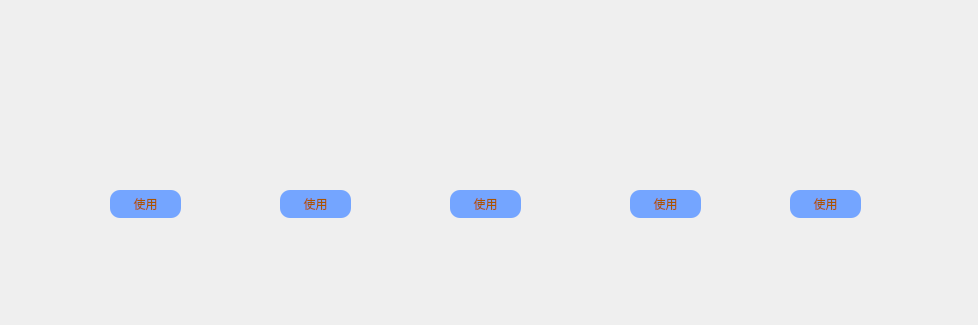
<?xml version="1.0" encoding="UTF-8"?>
<ui version="4.0">
 <class>food</class>
 <widget class="QWidget" name="food">
  <property name="geometry">
   <rect>
    <x>0</x>
    <y>0</y>
    <width>978</width>
    <height>325</height>
   </rect>
  </property>
  <property name="minimumSize">
   <size>
    <width>978</width>
    <height>325</height>
   </size>
  </property>
  <property name="maximumSize">
   <size>
    <width>978</width>
    <height>325</height>
   </size>
  </property>
  <property name="windowTitle">
   <string>Form</string>
  </property>
  <widget class="QPushButton" name="sButton">
   <property name="geometry">
    <rect>
     <x>110</x>
     <y>190</y>
     <width>71</width>
     <height>28</height>
    </rect>
   </property>
   <property name="styleSheet">
    <string notr="true">font: 75 9pt &quot;等线&quot;;
background-color: rgb(116, 165, 255);
color: rgb(170, 85, 0);

border-radius:10px;
border-width:0;
border-style:outset</string>
   </property>
   <property name="text">
    <string>使用</string>
   </property>
  </widget>
  <widget class="QPushButton" name="pushButton_2">
   <property name="geometry">
    <rect>
     <x>280</x>
     <y>190</y>
     <width>71</width>
     <height>28</height>
    </rect>
   </property>
   <property name="styleSheet">
    <string notr="true">font: 75 9pt &quot;等线&quot;;
background-color: rgb(116, 165, 255);
color: rgb(170, 85, 0);

border-radius:10px;
border-width:0;
border-style:outset</string>
   </property>
   <property name="text">
    <string>使用</string>
   </property>
  </widget>
  <widget class="QPushButton" name="jButton">
   <property name="geometry">
    <rect>
     <x>450</x>
     <y>190</y>
     <width>71</width>
     <height>28</height>
    </rect>
   </property>
   <property name="styleSheet">
    <string notr="true">font: 75 9pt &quot;等线&quot;;
background-color: rgb(116, 165, 255);
color: rgb(170, 85, 0);

border-radius:10px;
border-width:0;
border-style:outset</string>
   </property>
   <property name="text">
    <string>使用</string>
   </property>
  </widget>
  <widget class="QPushButton" name="aButton">
   <property name="geometry">
    <rect>
     <x>630</x>
     <y>190</y>
     <width>71</width>
     <height>28</height>
    </rect>
   </property>
   <property name="styleSheet">
    <string notr="true">font: 75 9pt &quot;等线&quot;;
background-color: rgb(116, 165, 255);
color: rgb(170, 85, 0);

border-radius:10px;
border-width:0;
border-style:outset</string>
   </property>
   <property name="text">
    <string>使用</string>
   </property>
  </widget>
  <widget class="QPushButton" name="fButton">
   <property name="geometry">
    <rect>
     <x>790</x>
     <y>190</y>
     <width>71</width>
     <height>28</height>
    </rect>
   </property>
   <property name="styleSheet">
    <string notr="true">font: 75 9pt &quot;等线&quot;;
background-color: rgb(116, 165, 255);
color: rgb(170, 85, 0);

border-radius:10px;
border-width:0;
border-style:outset</string>
   </property>
   <property name="text">
    <string>使用</string>
   </property>
  </widget>
  <widget class="QLabel" name="sLabel">
   <property name="geometry">
    <rect>
     <x>70</x>
     <y>70</y>
     <width>141</width>
     <height>131</height>
    </rect>
   </property>
   <property name="styleSheet">
    <string notr="true">image: url(:/store/spunSugar.png);</string>
   </property>
   <property name="text">
    <string/>
   </property>
  </widget>
  <widget class="QLabel" name="rLabel">
   <property name="geometry">
    <rect>
     <x>270</x>
     <y>80</y>
     <width>91</width>
     <height>101</height>
    </rect>
   </property>
   <property name="styleSheet">
    <string notr="true">image: url(:/store/riceBall.png);</string>
   </property>
   <property name="text">
    <string/>
   </property>
  </widget>
  <widget class="QLabel" name="jLabel">
   <property name="geometry">
    <rect>
     <x>430</x>
     <y>64</y>
     <width>101</width>
     <height>101</height>
    </rect>
   </property>
   <property name="styleSheet">
    <string notr="true">image: url(:/store/juice.png);</string>
   </property>
   <property name="text">
    <string/>
   </property>
  </widget>
  <widget class="QLabel" name="aLabel">
   <property name="geometry">
    <rect>
     <x>620</x>
     <y>90</y>
     <width>71</width>
     <height>61</height>
    </rect>
   </property>
   <property name="styleSheet">
    <string notr="true">image: url(:/store/apple.png);</string>
   </property>
   <property name="text">
    <string/>
   </property>
  </widget>
  <widget class="QLabel" name="fLabel">
   <property name="geometry">
    <rect>
     <x>780</x>
     <y>80</y>
     <width>81</width>
     <height>81</height>
    </rect>
   </property>
   <property name="styleSheet">
    <string notr="true">image: url(:/store/fuHuo.png);</string>
   </property>
   <property name="text">
    <string/>
   </property>
  </widget>
  <widget class="QLineEdit" name="sNum">
   <property name="geometry">
    <rect>
     <x>150</x>
     <y>140</y>
     <width>31</width>
     <height>20</height>
    </rect>
   </property>
   <property name="styleSheet">
    <string notr="true">font: 75 9pt &quot;等线&quot;;

color: rgb(170, 85, 0);
qproperty-alignment:AlignHCenter;

background:transparent;border-width:0;border-style:outset</string>
   </property>
  </widget>
  <widget class="QLineEdit" name="rNum">
   <property name="geometry">
    <rect>
     <x>330</x>
     <y>140</y>
     <width>31</width>
     <height>20</height>
    </rect>
   </property>
   <property name="styleSheet">
    <string notr="true">
color: rgb(170, 85, 0);
font: 75 9pt &quot;等线&quot;;

qproperty-alignment:AlignHCenter;

background:transparent;border-width:0;border-style:outset</string>
   </property>
  </widget>
  <widget class="QLineEdit" name="jNum">
   <property name="geometry">
    <rect>
     <x>490</x>
     <y>140</y>
     <width>31</width>
     <height>20</height>
    </rect>
   </property>
   <property name="styleSheet">
    <string notr="true">font: 75 9pt &quot;等线&quot;;

color: rgb(170, 85, 0);
qproperty-alignment:AlignHCenter;

background:transparent;border-width:0;border-style:outset</string>
   </property>
  </widget>
  <widget class="QLineEdit" name="aNum">
   <property name="geometry">
    <rect>
     <x>670</x>
     <y>140</y>
     <width>31</width>
     <height>20</height>
    </rect>
   </property>
   <property name="styleSheet">
    <string notr="true">font: 75 9pt &quot;等线&quot;;

color: rgb(170, 85, 0);
qproperty-alignment:AlignHCenter;

background:transparent;border-width:0;border-style:outset</string>
   </property>
  </widget>
  <widget class="QLineEdit" name="fNum">
   <property name="geometry">
    <rect>
     <x>830</x>
     <y>140</y>
     <width>31</width>
     <height>20</height>
    </rect>
   </property>
   <property name="styleSheet">
    <string notr="true">font: 75 9pt &quot;等线&quot;;

color: rgb(170, 85, 0);
qproperty-alignment:AlignHCenter;

background:transparent;border-width:0;border-style:outset</string>
   </property>
  </widget>
 </widget>
 <resources/>
 <connections/>
</ui>
